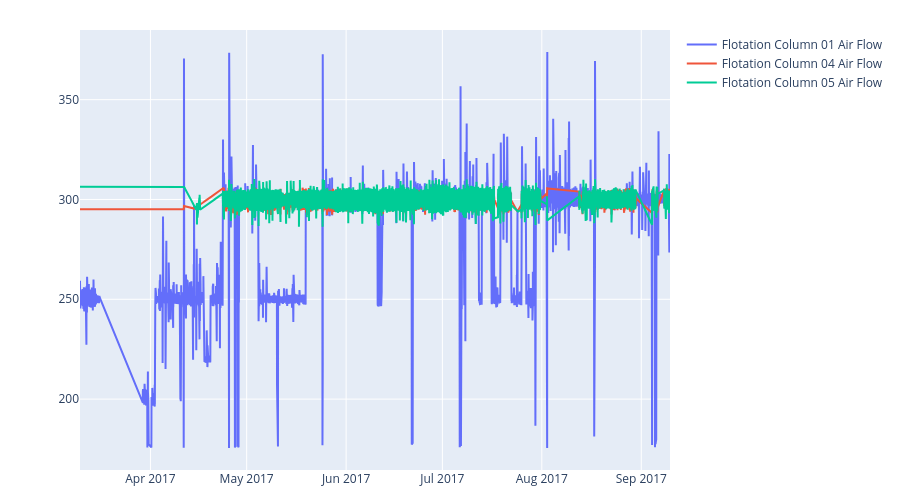

Notebook code for this chart:
### Markdown cell above
dtypes:
- todo float menos la fecha

n_unique:
- los valores de % feed silica e iron tienen algo menos de 300 valores diferentes. Estos porcentajes son los valores que se obtienen de introducir el mineral en las celdas de flotación.
- No se encuentran valores nulos ni perdidos a lo largo del dataset
- El starch flow tiene un rango muy amplio. El almidón se utiliza para purificar el hierro
- La amina hace que las impurezas se vuelvan hidrofóbicas y suban a la superficie

min/max values:
- Los valores parece que se encuentran dentro del rango necesario

mean/std values:
- Los flujos de amina y almidón tienen bastante variación a lo largo del tiempo

cv:
- El flujo de aire en las columnas de flotación 4 y 5 está muy limitado en valores superiores con respecto al resto de columnas. es posible que, o bien trabajen en un régimen distinto al resto; o bien el valor que el sensor pueda obtener esté limitado. se analiza en el código siguiente

### Code cell
# Comprobar valores de las columnas 4 y 5 a lo largo del proceso y compararlas
# con una columna que funcione bien — reutilizando el explorer en vez de
# escribir un bloque go.Figure suelto.
explorer.plot(['Flotation Column 01 Air Flow', 'Flotation Column 04 Air Flow', 'Flotation Column 05 Air Flow'])

### Figure 1 — Plotly figure (JSON) as saved in the notebook; plotly's stock layout.template omitted (floating-point values rounded to 4 significant figures; data arrays with more than 128 entries replaced by an {"elided": "..."} marker saying what was removed)
{"data": [{"mode": "lines", "name": "Flotation Column 01 Air Flow", "type": "scatter", "x": {"elided": "3004 str values"}, "y": {"elided": "3004 float values"}}, {"mode": "lines", "name": "Flotation Column 04 Air Flow", "type": "scatter", "x": {"elided": "3004 str values"}, "y": {"elided": "3004 float values"}}, {"mode": "lines", "name": "Flotation Column 05 Air Flow", "type": "scatter", "x": {"elided": "3004 str values"}, "y": {"elided": "3004 float values"}}], "layout": {"height": 500, "margin": {"b": 30, "t": 30}, "xaxis": {"rangeslider": {"visible": false}}}}
